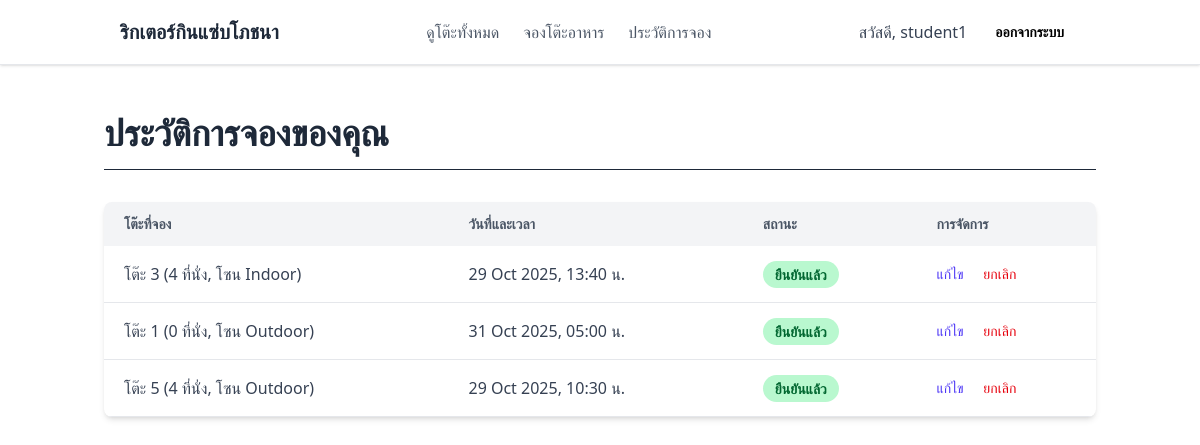
Page /manage/services/booking/history/ (signed in) on the committed database.
### accounts/models.py (models this page shows, shortened)
class CustomUser(AbstractUser):
    ROLE_CHOICES = (
        ('customer', 'Customer'),
        ('admin', 'Admin'),
    )
    first_name = None
    last_name = None
    full_name = models.CharField(max_length=255)
    phone_number = models.CharField(max_length=20, blank=True, null=True)
    role = models.CharField(max_length=10, choices=ROLE_CHOICES, default='customer')

### services/models.py (models this page shows, shortened)
class Booking(models.Model):
    STATUS_CHOICES = (
        ('confirmed', 'Confirmed'),
        ('cancelled', 'Cancelled'),
    )
    user = models.ForeignKey(CustomUser, on_delete=models.CASCADE)
    table = models.ForeignKey(Table, on_delete=models.CASCADE)
    booking_datetime = models.DateTimeField()
    status = models.CharField(max_length=10, choices=STATUS_CHOICES, default='confirmed')
    notes = models.TextField(blank=True, null=True)
    class Meta:
        unique_together = ('table', 'booking_datetime')
    def can_be_modified(self):
        return timezone.now() < self.booking_datetime - timedelta(hours=2)

class Table(models.Model):
    table_number = models.CharField(max_length=50, unique=True)
    capacity = models.PositiveIntegerField(help_text="จำนวนที่นั่ง")
    is_outdoor = models.BooleanField(default=False, help_text="ติ๊กถ้าเป็นโต๊ะโซน Outdoor")
    description = models.TextField(blank=True, null=True, help_text="รายละเอียดเพิ่มเติม เช่น 'โต๊ะริมหน้าต่าง'")
    image = models.ImageField(
        upload_to='table_images/',
        blank=True,
        null=True,
        help_text="รูปภาพโต๊ะ"
    )
    def __str__(self):
        zone = "Outdoor" if self.is_outdoor else "Indoor"
        return f"โต๊ะ {self.table_number} ({self.capacity} ที่นั่ง, โซน {zone})"

### services/views.py (the view)
# urls.py: path('booking/history/', BookingHistoryView.as_view(), name='booking_history'),
class BookingHistoryView(LoginRequiredMixin, ListView):
    model = Booking
    template_name = 'services/booking_history.html'
    context_object_name = 'bookings'
    ordering = ['-booking_datetime']
    def get_queryset(self):
        return Booking.objects.filter(user=self.request.user)

### templates/services/booking_history.html (shortened to what this page needs)
{% extends 'base.html' %}
{% block content %}
<div class="container mx-auto px-4 py-12">
    <h1 class="text-4xl font-bold text-gray-800 mb-8 border-b pb-4">
        ประวัติการจองของคุณ
    </h1>
    {% if bookings %}
        <div class="bg-white shadow-md rounded-lg overflow-hidden">
            <table class="min-w-full leading-normal">
                <thead>
                    <tr class="bg-gray-100 text-left text-gray-600 uppercase text-sm">
                        <th class="py-3 px-5">โต๊ะที่จอง</th>
                        <th class="py-3 px-5">วันที่และเวลา</th>
                        <th class="py-3 px-5">สถานะ</th>
                        <th class="py-3 px-5">การจัดการ</th>
                    </tr>
                </thead>
                <tbody class="text-gray-700">
                    {% for booking in bookings %}
                    <tr class="border-b border-gray-200 hover:bg-gray-50">
                        <td class="py-4 px-5">{{ booking.table }}</td>
                        <td class="py-4 px-5">{{ booking.booking_datetime|date:"d M Y, H:i" }} น.</td>
                        <td class="py-4 px-5">
                            {% if booking.status == 'confirmed' %}
                                <span class="px-3 py-1 text-sm font-semibold text-green-800 bg-green-200 rounded-full">ยืนยันแล้ว</span>
                            {% else %}
                                <span class="px-3 py-1 text-sm font-semibold text-red-800 bg-red-200 rounded-full">ยกเลิกแล้ว</span>
                            {% endif %}
                        </td>
                        <td class="py-4 px-5 text-sm font-medium">
                            {% if booking.status == 'confirmed' and booking.can_be_modified %}
                                <a href="{% url 'booking_update' booking.pk %}" class="text-indigo-600 hover:text-indigo-900">แก้ไข</a>
                                <a href="{% url 'booking_cancel' booking.pk %}" class="text-red-600 hover:text-red-900 ml-4">ยกเลิก</a>
                            {% else %}
                                -
                            {% endif %}
                        </td>
                    </tr>
                    {% endfor %}
                </tbody>
            </table>
        </div>
    {% endif %}
</div>
{% endblock %}

### templates/base.html (shortened to what this page needs)
{% load static tailwind_tags %}
<!DOCTYPE html>
<html lang="th">
  <head>
    {% tailwind_css %}
  </head>
  <body class="bg-white min-h-screen">
    <nav class="bg-white shadow-sm border-b border-gray-200 sticky top-0 z-50">
      <div class="container mx-auto px-4 sm:px-6 lg:px-8">
        <div class="flex justify-between items-center h-16">
          <div class="flex items-center">
            <a href="/" class="text-xl font-bold text-gray-800 hover:text-green-600 transition duration-200">
              ริกเตอร์กินแซ่บโภชนา
            </a>
          </div>
          <div class="hidden md:flex items-center space-x-6">
            {% if user.role == 'customer' and not user.is_superuser %}
            <a href="{% url 'table_browse' %}" class="text-gray-600 hover:text-green-600 font-medium transition duration-200">
                 ดูโต๊ะทั้งหมด
             </a>
            <a href="{% url 'booking_create' %}" class="text-gray-600 hover:text-green-600 font-medium transition duration-200">
              จองโต๊ะอาหาร
            </a>
            <a href="{% url 'booking_history' %}" class="text-gray-600 hover:text-green-600 font-medium transition duration-200">
              ประวัติการจอง
            </a>
            {% endif %}
          </div>
          <div class="flex items-center space-x-3">
            {% if user.is_authenticated %}
            <a href="{% url 'profile' %}" class="text-gray-700 hidden sm:inline font-medium hover:text-green-600">
              <span>สวัสดี, {{ user.username }}</span>
            </a>
            <form action="{% url 'logout' %}" method="post">
              <button type="submit" class="px-4 py-2 bg-white text-black text-sm font-semibold rounded-lg hover:bg-red-200 transition duration-200">
                ออกจากระบบ
              </button>
            </form>
            {% endif %}
          </div>
        </div>
      </div>
    </nav>
    <main>
      {% block content %}
      {% endblock %}
    </main>
  </body>
</html>

### rows in the picture
CustomUser: username "student1"
Booking: table "โต๊ะ 3 (4 ที่นั่ง, โซน Indoor)", booking_datetime "29 Oct 2025, 13:40", status "ยืนยันแล้ว"
Booking: table "โต๊ะ 1 (0 ที่นั่ง, โซน Outdoor)", booking_datetime "31 Oct 2025, 05:00", status "ยืนยันแล้ว"
Booking: table "โต๊ะ 5 (4 ที่นั่ง, โซน Outdoor)", booking_datetime "29 Oct 2025, 10:30", status "ยืนยันแล้ว"
